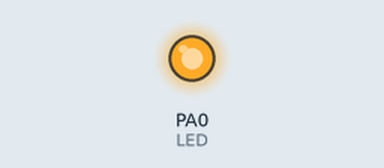
Recording of a program running on a simulated ATtiny84, built with avr-gcc and emulated at 1 MHz. Shown: output pins drawn as LEDs (lit = HIGH).

Above: at 9.12 s.
At 39.12 s:
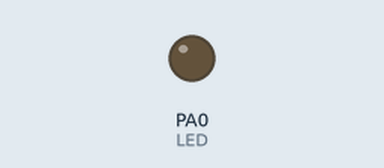
Timing chart, 0 to 40.0 s (numbered marks = the images above):
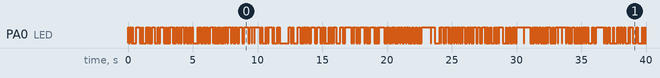

The program:

main.c
```c
// (licence header left out)
/**
  Section: Defines
*/

// define CPU clock frequency
#define F_CPU  1000000UL

#define LED_ON		PORTA |= (1<<PORTA0);
#define LED_OFF		PORTA &= ~(1<<PORTA0);
#define LED_TOGGLE	PINA |=(1<<PINA0);

// constants for PRNG
#define LFSR_SEED 91
#define DELAY     64

/**
  Section: Included Files
*/
#include <avr/io.h>
#include <util/delay.h>

/*!
 *
 * @brief  Use a Linear Feedback Shift Register to generate 16-bit Pseudo-Random Numbers
 * @return The pseudo random number
 *
 */
static uint16_t prng_lfsr16(void)
{
	static uint16_t cnt16 = LFSR_SEED;
	return (cnt16 = (cnt16 >> 1) ^ (-(cnt16 & 1) & 0xB400));
}


/*!
 *
 * @brief Main program entry point
 *
 */
int main(void)
{
	// set PA0 output pin
	DDRA |= (1<<DDA0);

	// Set B1 as input
	DDRB &= ~(1<<DDB1);

	while (1)
    {
		 // take the last bit of the randomly generated number
		 // and use it to flash the LED
		 if (prng_lfsr16() & 1)
		 {
			 LED_ON;
		 }

		 else
		 {
			 LED_OFF;
		 }

		 _delay_ms(DELAY);
    }
}  /* main() */


/**
 End of File
*/
```
